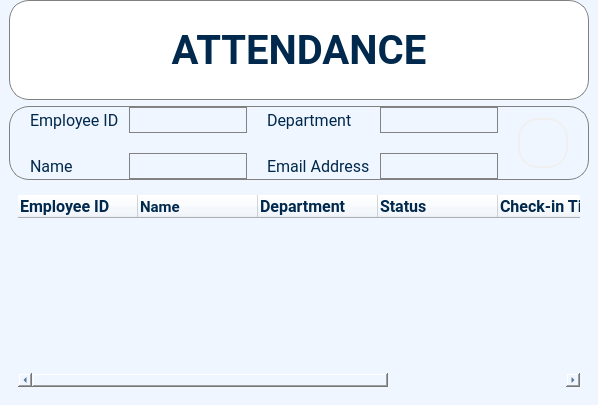
         <widget class="QWidget" name="Page_attendance">
          <property name="styleSheet">
           <string notr="true">*{
background-color: rgb(240, 246, 255);
}
#menu_attendance {
	border: 1px solid gray;
} 
#info_frame {
	border: 1px solid gray;
} 
#info_frame QLineEdit,
#info_frame QComboBox {
	padding: 4px 5px;
	border: 1px solid #838383;
	border-radius: 2px;
}

#info_frame QLineEdit:focus,
#info_frame QComboBox:focus
 {
	border-color: #0055ff;
}

QComboBox::drop-down { 
	background: transparent; 
	border: none;
	margin-right: 5px;
} 

QComboBox::down-arrow {
	image: url(:/icons/icons/expand_more.svg);
}

#info_frame QPushButton {
	font-size: 14px;
	padding: 5px 10px;
	border: 2px solid #f0f0f0;
	border-radius: 5px;
}

#info_frame QPushButton:hover {
	border-color: #4c96f7;
	font-size: 15px;
}
#result_frame {
	border-radius: 5px;
}
QTableWidget::Item{
	border-bottom:1px solid #d0c6ff;
	color: black;
	padding-left: 3px;
}</string>
          </property>
          <layout class="QHBoxLayout" name="horizontalLayout_6">
           <property name="spacing">
            <number>0</number>
           </property>
           <property name="leftMargin">
            <number>0</number>
           </property>
           <property name="topMargin">
            <number>0</number>
           </property>
           <property name="rightMargin">
            <number>0</number>
           </property>
           <property name="bottomMargin">
            <number>0</number>
           </property>
           <item>
            <widget class="QWidget" name="widget_2" native="true">
             <layout class="QVBoxLayout" name="verticalLayout_15">
              <property name="topMargin">
               <number>0</number>
              </property>
              <item>
               <widget class="QWidget" name="menu_attendance" native="true">
                <property name="minimumSize">
                 <size>
                  <width>0</width>
                  <height>100</height>
                 </size>
                </property>
                <property name="maximumSize">
                 <size>
                  <width>16777215</width>
                  <height>100</height>
                 </size>
                </property>
                <property name="styleSheet">
                 <string notr="true">background-color: rgb(255, 255, 255);
border-radius: 20px;
color: rgb(0, 41, 77);</string>
                </property>
                <layout class="QHBoxLayout" name="horizontalLayout_5">
                 <item>
                  <widget class="QLabel" name="label_28">
                   <property name="enabled">
                    <bool>true</bool>
                   </property>
                   <property name="minimumSize">
                    <size>
                     <width>0</width>
                     <height>70</height>
                    </size>
                   </property>
                   <property name="maximumSize">
                    <size>
                     <width>16777215</width>
                     <height>100</height>
                    </size>
                   </property>
                   <property name="baseSize">
                    <size>
                     <width>0</width>
                     <height>70</height>
                    </size>
                   </property>
                   <property name="font">
                    <font>
                     <family>Roboto</family>
                     <pointsize>30</pointsize>
                     <weight>75</weight>
                     <bold>true</bold>
                    </font>
                   </property>
                   <property name="styleSheet">
                    <string notr="true">background-color: rgb(255, 255, 255);
border-radius: 20px;
</string>
                   </property>
                   <property name="frameShape">
                    <enum>QFrame::StyledPanel</enum>
                   </property>
                   <property name="frameShadow">
                    <enum>QFrame::Sunken</enum>
                   </property>
                   <property name="midLineWidth">
                    <number>5</number>
                   </property>
                   <property name="text">
                    <string>ATTENDANCE</string>
                   </property>
                   <property name="alignment">
                    <set>Qt::AlignCenter</set>
                   </property>
                  </widget>
                 </item>
                </layout>
               </widget>
              </item>
              <item>
               <widget class="QFrame" name="info_frame">
                <property name="maximumSize">
                 <size>
                  <width>16777215</width>
                  <height>200</height>
                 </size>
                </property>
                <property name="font">
                 <font>
                  <family>Roboto</family>
                  <pointsize>16</pointsize>
                  <weight>50</weight>
                  <bold>false</bold>
                 </font>
                </property>
                <property name="styleSheet">
                 <string notr="true">border-radius: 20px;
color: rgb(0, 41, 77);</string>
                </property>
                <property name="frameShape">
                 <enum>QFrame::StyledPanel</enum>
                </property>
                <property name="frameShadow">
                 <enum>QFrame::Raised</enum>
                </property>
                <layout class="QGridLayout" name="gridLayout_9">
                 <property name="leftMargin">
                  <number>20</number>
                 </property>
                 <property name="topMargin">
                  <number>0</number>
                 </property>
                 <property name="rightMargin">
                  <number>20</number>
                 </property>
                 <property name="bottomMargin">
                  <number>0</number>
                 </property>
                 <property name="horizontalSpacing">
                  <number>20</number>
                 </property>
                 <property name="verticalSpacing">
                  <number>10</number>
                 </property>
                 <item row="0" column="0">
                  <layout class="QGridLayout" name="gridLayout_11">
                   <property name="horizontalSpacing">
                    <number>10</number>
                   </property>
                   <property name="verticalSpacing">
                    <number>20</number>
                   </property>
                   <item row="0" column="0">
                    <widget class="QLabel" name="label">
                     <property name="maximumSize">
                      <size>
                       <width>16777215</width>
                       <height>50</height>
                      </size>
                     </property>
                     <property name="font">
                      <font>
                       <family>Roboto</family>
                       <pointsize>12</pointsize>
                       <weight>50</weight>
                       <bold>false</bold>
                      </font>
                     </property>
                     <property name="text">
                      <string>Employee ID</string>
                     </property>
                    </widget>
                   </item>
                   <item row="1" column="0">
                    <widget class="QLabel" name="label_3">
                     <property name="maximumSize">
                      <size>
                       <width>16777215</width>
                       <height>50</height>
                      </size>
                     </property>
                     <property name="font">
                      <font>
                       <family>Roboto</family>
                       <pointsize>12</pointsize>
                       <weight>50</weight>
                       <bold>false</bold>
                      </font>
                     </property>
                     <property name="text">
                      <string>Name</string>
                     </property>
                    </widget>
                   </item>
                   <item row="1" column="1">
                    <widget class="QLineEdit" name="lineEdit_2">
                     <property name="sizePolicy">
                      <sizepolicy hsizetype="Expanding" vsizetype="Expanding">
                       <horstretch>0</horstretch>
                       <verstretch>0</verstretch>
                      </sizepolicy>
                     </property>
                     <property name="maximumSize">
                      <size>
                       <width>16777215</width>
                       <height>50</height>
                      </size>
                     </property>
                    </widget>
                   </item>
                   <item row="0" column="1">
                    <widget class="QLineEdit" name="lineEdit">
                     <property name="sizePolicy">
                      <sizepolicy hsizetype="Expanding" vsizetype="Expanding">
                       <horstretch>0</horstretch>
                       <verstretch>0</verstretch>
                      </sizepolicy>
                     </property>
                     <property name="maximumSize">
                      <size>
                       <width>16777215</width>
                       <height>50</height>
                      </size>
                     </property>
                     <property name="inputMethodHints">
                      <set>Qt::ImhDigitsOnly</set>
                     </property>
                    </widget>
                   </item>
                  </layout>
                 </item>
                 <item row="0" column="2">
                  <widget class="QPushButton" name="search_btn">
                   <property name="sizePolicy">
                    <sizepolicy hsizetype="Maximum" vsizetype="Maximum">
                     <horstretch>0</horstretch>
                     <verstretch>0</verstretch>
                    </sizepolicy>
                   </property>
                   <property name="maximumSize">
                    <size>
                     <width>50</width>
                     <height>50</height>
                    </size>
                   </property>
                   <property name="text">
                    <string/>
                   </property>
                   <property name="icon">
                    <iconset resource="resources/resources.qrc">
                     <normaloff>:/Icons/Icons/search.svg</normaloff>:/Icons/Icons/search.svg</iconset>
                   </property>
                   <property name="iconSize">
                    <size>
                     <width>20</width>
                     <height>20</height>
                    </size>
                   </property>
                  </widget>
                 </item>
                 <item row="0" column="1">
                  <layout class="QGridLayout" name="gridLayout_10">
                   <property name="horizontalSpacing">
                    <number>10</number>
                   </property>
                   <property name="verticalSpacing">
                    <number>20</number>
                   </property>
                   <item row="1" column="0">
                    <widget class="QLabel" name="label_6">
                     <property name="maximumSize">
                      <size>
                       <width>16777215</width>
                       <height>50</height>
                      </size>
                     </property>
                     <property name="font">
                      <font>
                       <family>Roboto</family>
                       <pointsize>12</pointsize>
                       <weight>50</weight>
                       <bold>false</bold>
                      </font>
                     </property>
                     <property name="text">
                      <string>Email Address</string>
                     </property>
                    </widget>
                   </item>
                   <item row="0" column="0">
                    <widget class="QLabel" name="label_5">
                     <property name="maximumSize">
                      <size>
                       <width>16777215</width>
                       <height>50</height>
                      </size>
                     </property>
                     <property name="font">
                      <font>
                       <family>Roboto</family>
                       <pointsize>12</pointsize>
                       <weight>50</weight>
                       <bold>false</bold>
                      </font>
                     </property>
                     <property name="text">
                      <string>Department</string>
                     </property>
                    </widget>
                   </item>
                   <item row="0" column="1">
                    <widget class="QLineEdit" name="lineEdit_3">
                     <property name="sizePolicy">
                      <sizepolicy hsizetype="Expanding" vsizetype="Expanding">
                       <horstretch>0</horstretch>
                       <verstretch>0</verstretch>
                      </sizepolicy>
                     </property>
                     <property name="maximumSize">
                      <size>
                       <width>16777215</width>
                       <height>50</height>
                      </size>
                     </property>
                    </widget>
                   </item>
                   <item row="1" column="1">
                    <widget class="QLineEdit" name="lineEdit_4">
                     <property name="sizePolicy">
                      <sizepolicy hsizetype="Expanding" vsizetype="Expanding">
                       <horstretch>0</horstretch>
                       <verstretch>0</verstretch>
                      </sizepolicy>
                     </property>
                     <property name="maximumSize">
                      <size>
                       <width>16777215</width>
                       <height>50</height>
                      </size>
                     </property>
                    </widget>
                   </item>
                  </layout>
                 </item>
                </layout>
               </widget>
              </item>
              <item>
               <widget class="QFrame" name="result_frame">
                <property name="maximumSize">
                 <size>
                  <width>16777215</width>
                  <height>625</height>
                 </size>
                </property>
                <property name="styleSheet">
                 <string notr="true">
color: rgb(0, 41, 77);</string>
                </property>
                <layout class="QGridLayout" name="gridLayout_8">
                 <item row="0" column="0">
                  <widget class="QTableWidget" name="table_attendance">
                   <property name="font">
                    <font>
                     <family>Roboto</family>
                     <pointsize>11</pointsize>
                    </font>
                   </property>
                   <property name="focusPolicy">
                    <enum>Qt::NoFocus</enum>
                   </property>
                   <property name="styleSheet">
                    <string notr="true"/>
                   </property>
                   <property name="frameShape">
                    <enum>QFrame::NoFrame</enum>
                   </property>
                   <property name="frameShadow">
                    <enum>QFrame::Raised</enum>
                   </property>
                   <property name="selectionMode">
                    <enum>QAbstractItemView::ExtendedSelection</enum>
                   </property>
                   <property name="selectionBehavior">
                    <enum>QAbstractItemView::SelectRows</enum>
                   </property>
                   <property name="showGrid">
                    <bool>false</bool>
                   </property>
                   <property name="gridStyle">
                    <enum>Qt::NoPen</enum>
                   </property>
                   <property name="sortingEnabled">
                    <bool>true</bool>
                   </property>
                   <property name="wordWrap">
                    <bool>true</bool>
                   </property>
                   <property name="cornerButtonEnabled">
                    <bool>false</bool>
                   </property>
                   <property name="rowCount">
                    <number>0</number>
                   </property>
                   <property name="columnCount">
                    <number>6</number>
                   </property>
                   <attribute name="horizontalHeaderCascadingSectionResizes">
                    <bool>false</bool>
                   </attribute>
                   <attribute name="horizontalHeaderMinimumSectionSize">
                    <number>50</number>
                   </attribute>
                   <attribute name="horizontalHeaderDefaultSectionSize">
                    <number>120</number>
                   </attribute>
                   <attribute name="horizontalHeaderHighlightSections">
                    <bool>true</bool>
                   </attribute>
                   <attribute name="horizontalHeaderStretchLastSection">
                    <bool>true</bool>
                   </attribute>
                   <attribute name="verticalHeaderVisible">
                    <bool>false</bool>
                   </attribute>
                   <attribute name="verticalHeaderCascadingSectionResizes">
                    <bool>false</bool>
                   </attribute>
                   <attribute name="verticalHeaderMinimumSectionSize">
                    <number>30</number>
                   </attribute>
                   <attribute name="verticalHeaderDefaultSectionSize">
                    <number>30</number>
                   </attribute>
                   <attribute name="verticalHeaderHighlightSections">
                    <bool>false</bool>
                   </attribute>
                   <attribute name="verticalHeaderShowSortIndicator" stdset="0">
                    <bool>true</bool>
                   </attribute>
                   <attribute name="verticalHeaderStretchLastSection">
                    <bool>false</bool>
                   </attribute>
                   <column>
                    <property name="text">
                     <string>Employee ID</string>
                    </property>
                    <property name="font">
                     <font>
                      <family>Roboto</family>
                      <pointsize>12</pointsize>
                      <weight>75</weight>
                      <bold>true</bold>
                     </font>
                    </property>
                    <property name="textAlignment">
                     <set>AlignLeading|AlignVCenter</set>
                    </property>
                   </column>
                   <column>
                    <property name="text">
                     <string>Name</string>
                    </property>
                    <property name="font">
                     <font>
                      <family>Roboto</family>
                      <pointsize>11</pointsize>
                      <weight>75</weight>
                      <bold>true</bold>
                     </font>
                    </property>
                    <property name="textAlignment">
                     <set>AlignLeading|AlignVCenter</set>
                    </property>
                   </column>
                   <column>
                    <property name="text">
                     <string>Department</string>
                    </property>
                    <property name="font">
                     <font>
                      <family>Roboto</family>
                      <pointsize>12</pointsize>
                      <weight>75</weight>
                      <bold>true</bold>
                     </font>
                    </property>
                    <property name="textAlignment">
                     <set>AlignLeading|AlignVCenter</set>
                    </property>
                   </column>
                   <column>
                    <property name="text">
                     <string>Status</string>
                    </property>
                    <property name="font">
                     <font>
                      <family>Roboto</family>
                      <pointsize>12</pointsize>
                      <weight>75</weight>
                      <bold>true</bold>
                     </font>
                    </property>
                    <property name="textAlignment">
                     <set>AlignLeading|AlignVCenter</set>
                    </property>
                   </column>
                   <column>
                    <property name="text">
                     <string>Check-in Time</string>
                    </property>
                    <property name="font">
                     <font>
                      <family>Roboto</family>
                      <pointsize>12</pointsize>
                      <weight>75</weight>
                      <bold>true</bold>
                     </font>
                    </property>
                    <property name="textAlignment">
                     <set>AlignLeading|AlignVCenter</set>
                    </property>
                   </column>
                   <column>
                    <property name="text">
                     <string>Email Address</string>
                    </property>
                    <property name="font">
                     <font>
                      <family>Roboto</family>
                      <pointsize>12</pointsize>
                      <weight>75</weight>
                      <bold>true</bold>
                     </font>
                    </property>
                    <property name="textAlignment">
                     <set>AlignLeading|AlignVCenter</set>
                    </property>
                   </column>
                  </widget>
                 </item>
                </layout>
               </widget>
              </item>
             </layout>
            </widget>
           </item>
          </layout>
         </widget>
